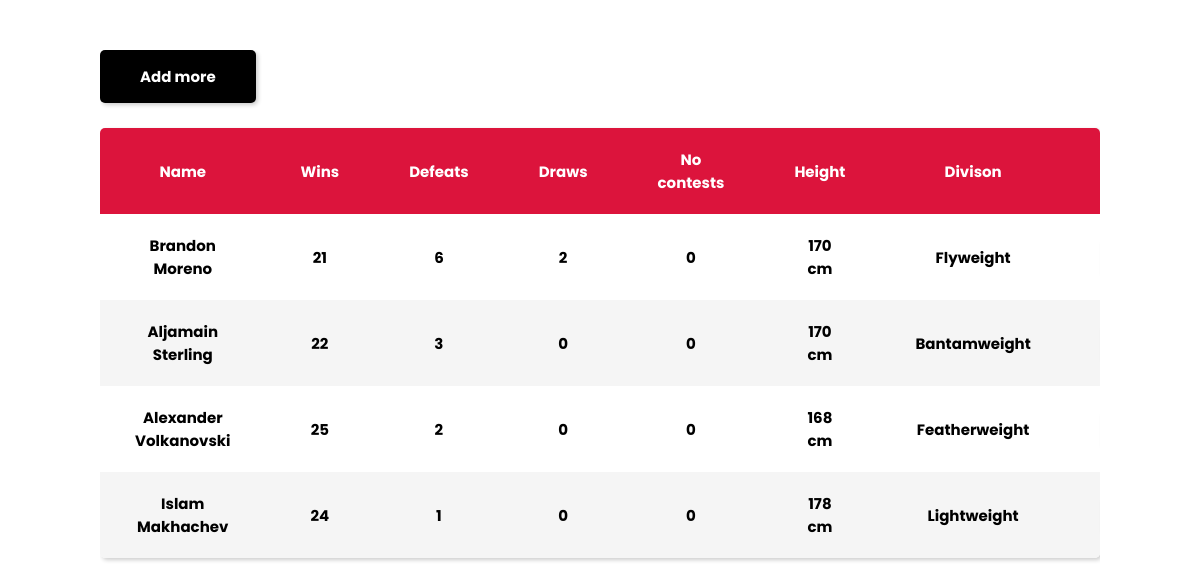
The page / on the database its author committed.
### tables this page shows
CREATE TABLE `data` (
  `id` int(100) NOT NULL,
  `full_name` varchar(255) NOT NULL,
  `wins` int(255) NOT NULL,
  `defeats` int(255) NOT NULL,
  `draws` int(255) NOT NULL,
  `no_contests` int(255) NOT NULL,
  `height` int(255) NOT NULL,
  `weight_class` varchar(255) NOT NULL
);

### index.php (the view, shortened to what this page needs)
<?php
    require "config.php";
    $sql = "SELECT * FROM `data`";
    $result = mysqli_query($conn, $sql);
?>
<!DOCTYPE html>
<html lang="en">
<head>
    <link rel="stylesheet" href="style.css">
    <link href='https://unpkg.com/boxicons@2.1.4/css/boxicons.min.css' rel='stylesheet'>
</head>
<body>
    <section id="main">
        <div class="block">
            <a href="add.php" class="create">Add more</a>
            <div class="data">
                <table>
                    <thead>
                        <tr>
                            <th>Name</th>
                            <th>Wins</th>
                            <th>Defeats</th>
                            <th>Draws</th>
                            <th>No contests</th>
                            <th>Height</th>
                            <th>Divison</th>
                            <th>Action</th>
                        </tr>
                    </thead>
                    <tbody>
                        <?php
                            while($row = mysqli_fetch_assoc($result)) {
                        ?>
                            <tr>
                                <td> <?php echo $row["full_name"] ?> </td>
                                <td> <?php echo $row["wins"] ?> </td>
                                <td> <?php echo $row["defeats"] ?> </td>
                                <td> <?php echo $row["draws"] ?> </td>
                                <td> <?php echo $row["no_contests"] ?> </td>
                                <td> <?php echo $row["height"] . " cm"?> </td>
                                <td> <?php echo $row["weight_class"] ?> </td>
                                <td>
                                </td>
                            </tr>
                        <?php
                            }
                        ?>
                    </tbody>
                </table>
            </div>
        </div>
    </section>
</body>
</html>

### style.css (style rules this page uses)
* { margin: 0; padding: 0; text-decoration: none; font-family: "Poppins", sans-serif; }
#main { min-height: 100vh; padding: 0px 100px; display: flex; justify-content: center; }
.block { margin: 50px 0px; overflow: auto; }
.create { display: inline-block; background-color: black; color: white; box-shadow: 2px 2px 4px rgb(0, 0, 0, 0.2); font-weight: 700; border-radius: 5px; font-size: 15px; padding: 15px 40px; }
.data { height: fit-content; overflow: auto; border-radius: 5px; margin-top: 25px; box-shadow: 2px 2px 4px rgb(0, 0, 0, 0.2); }
table { border-collapse: collapse; font-size: 15px; width: 100%; }
table th { background-color: crimson; padding: 20px 35px; }
table thead th { color: white; }
table td { text-align: center; font-weight: 700; padding: 20px 35px; }
tbody tr:nth-of-type(even) { background-color: #f5f5f5; }

### rows shown on the page
data: full_name "Brandon Moreno", wins "21", defeats "6", draws "2", no_contests "0", height "170", weight_class "Flyweight"
data: full_name "Aljamain Sterling", wins "22", defeats "3", draws "0", no_contests "0", height "170", weight_class "Bantamweight"
data: full_name "Alexander Volkanovski", wins "25", defeats "2", draws "0", no_contests "0", height "168", weight_class "Featherweight"
data: full_name "Islam Makhachev", wins "24", defeats "1", draws "0", no_contests "0", height "178", weight_class "Lightweight"
